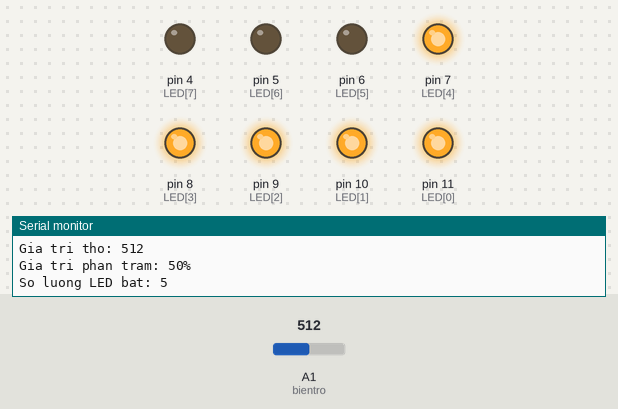
Simulated run of this sketch. Board: Arduino Uno, built with avr-gcc and run on an emulated ATmega328P. Parts: output pins drawn as LEDs (lit = HIGH), the last lines printed to the serial monitor. The test bench sets the inputs (shaded band); at power-on: A1 (bientro) = 512.

Above: at 1.2 s.
1.3 s: A1 (bientro) set to 596
2.8 s: A1 (bientro) set to 623
At 3.8 s:
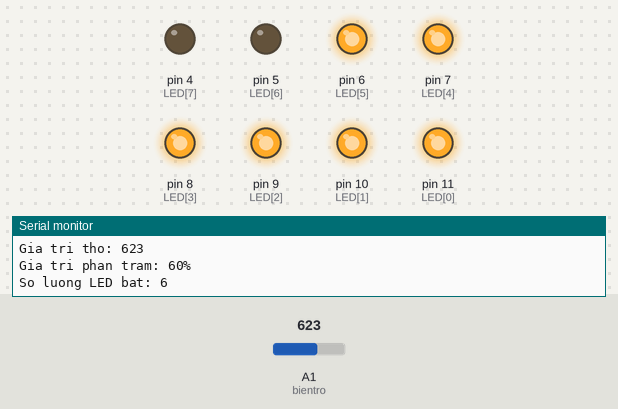
4.3 s: A1 (bientro) set to 511
At 5.0 s:
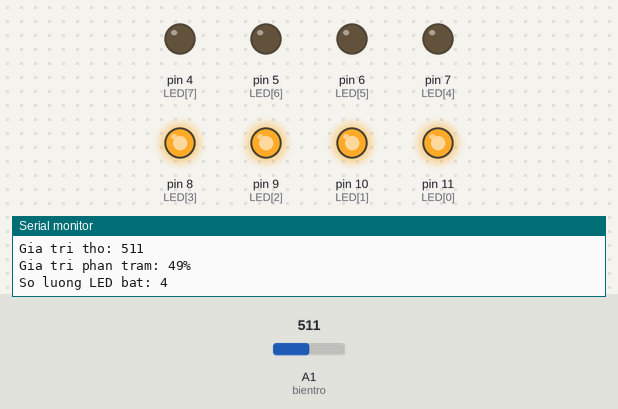
5.8 s: A1 (bientro) set to 427
7.3 s: A1 (bientro) set to 400
At 8.5 s:
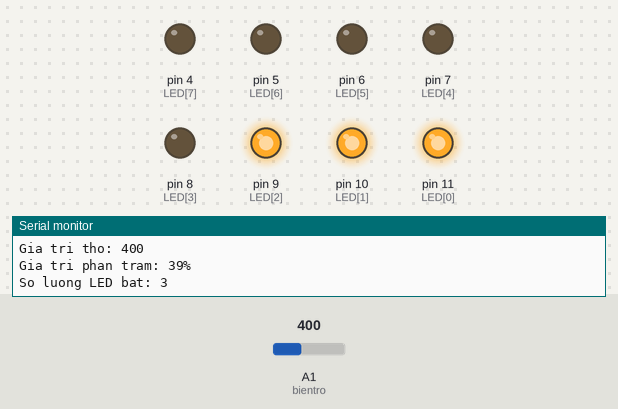
8.8 s: A1 (bientro) set to 716
At 9.6 s:
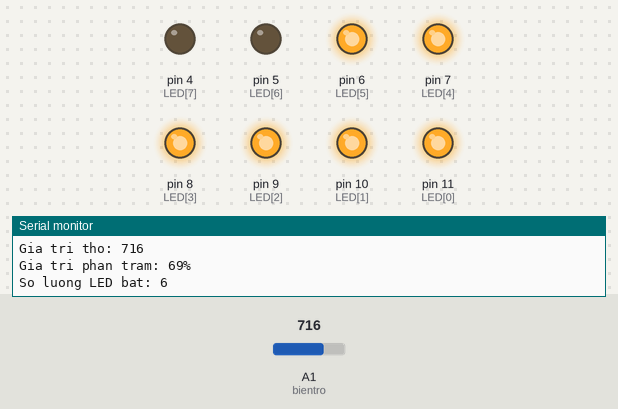
Timing chart, 0 to 11.3 s (numbered marks = the images above; inputs shaded):
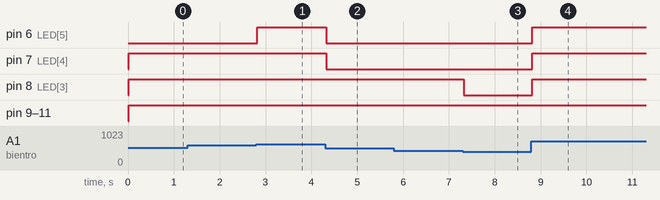

Measured:
- the behaviour switches between 613 and 614 on A1 (bientro) (found by bisection; images 0 and 1)
- the behaviour switches between 410 and 409 on A1 (bientro) (found by bisection; images 2 and 3)
- after the input at 2.8 s, pin 6 (LED[5]): LOW → HIGH at once
- after the input at 4.3 s, pin 6 (LED[5]), pin 7 (LED[4]): HIGH → LOW at once
- after the input at 7.3 s, pin 8 (LED[3]): HIGH → LOW at once
- after the input at 8.8 s, pin 6 (LED[5]), pin 7 (LED[4]), pin 8 (LED[3]): LOW → HIGH at once

The sketch:

ND6.ino
```cpp
const byte LED[8] = {11, 10, 9, 8, 7, 6, 5, 4};
const byte bientro = A1;
int lastVal = -1;

void setup() {
  Serial.begin(9600);
  for (int i = 0; i < 8; i++) {
    pinMode(LED[i], OUTPUT);
  }
}

void loop() {
  int value = analogRead(bientro);
  int percent = map(value, 0, 1023, 0, 100);
  int numLED = percent / 10;
  if (numLED > 8) numLED = 8;

  if (abs(percent - lastVal) >= 2) {
    Serial.println("-------------------");

    Serial.print("Gia tri tho: ");
    Serial.println(value);

    Serial.print("Gia tri phan tram: ");
    Serial.print(percent);
    Serial.println("%");

    Serial.print("So luong LED bat: ");
    Serial.println(numLED);

    lastVal = percent;
  }

  for (int i = 0; i < numLED; i++) {
    digitalWrite(LED[i], HIGH);
  }
  for (int i = numLED; i < 8; i++) {
    digitalWrite(LED[i], LOW);
  }
}
```
